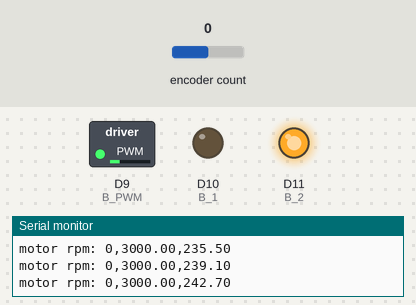
The sketch below on a simulated Arduino Zero (SAMD21). Shown: switched loads named in the sketch (green lamp = pin HIGH), output pins drawn as LEDs (lit = HIGH), the last lines printed to the serial monitor. The inputs (shaded band) are chosen by the test bench; at power-on: encoder count 0.

Above: at 1.26 s.
1.3 s: encoder count set to 1
At 3.68 s:
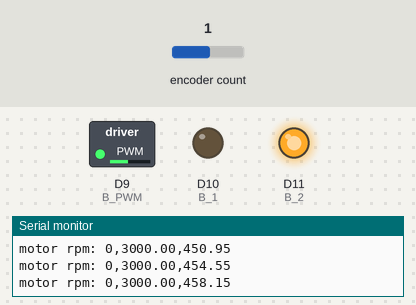
4.3 s: encoder count set to 0
At 9.0 s:
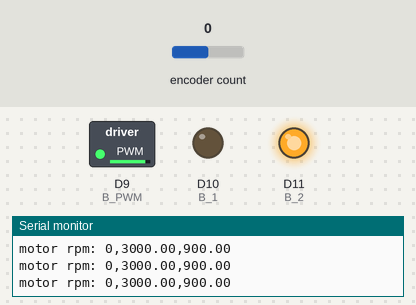
Timing chart, 0 to 10.5 s (numbered marks = the images above; inputs shaded):
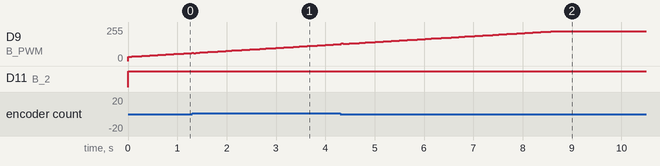

The sketch:

PID_control_one_motor.ino
```cpp
#define ENCODER_OPTIMIZE_INTERRUPTS
#include <Encoder.h>

Encoder motor1(14, 15);
double timeunit=40;
double sensor_R = 13;
double time_s = timeunit/1000;
double time_s_ratio = 1/time_s;
double time_s_m = time_s_ratio*60;
double tar_rpm = 3000.0;
double Kp = 0.04;
double error_i = 0.0;
double Ki = 0.03;
double Kd = 0.0001;
int B_PWM = 9;
int B_1 = 10;
int B_2 = 11;

void setup() {
  Serial.begin(9600);
  pinMode(B_PWM, OUTPUT);
  pinMode(B_1, OUTPUT);
  pinMode(B_2, OUTPUT);
  analogWriteFrequency(9,93750);
  analogWriteResolution(10);
}

void loop() {
  long pluse_1;
  long rpm1;
  pluse_1=motor1.read();
  rpm1=(pluse_1*time_s_m)/sensor_R;
  double error = tar_rpm-rpm1;
  error_i = error_i+error*time_s;
  double error_d = error/time_s;
  double out_put = Kp*error+Ki*error_i+Kd*error_d;
  if(out_put>0){
    digitalWrite(B_1,LOW);
    digitalWrite(B_2,HIGH);
    out_put = min(out_put,900);
    analogWrite(B_PWM,out_put);
  }
  else{
    digitalWrite(B_1,HIGH);
    digitalWrite(B_2,LOW);
    out_put = out_put*-1.0;
    out_put = min(out_put,900);
    analogWrite(B_PWM,out_put);
  }
  //Serial.printf("motor tick: %ld\n", pluse_1);
  Serial.printf("motor rpm: %ld,%.2f,%.2f\n", rpm1,error,out_put);
  motor1.write(0);
  delay(timeunit);
}
```
